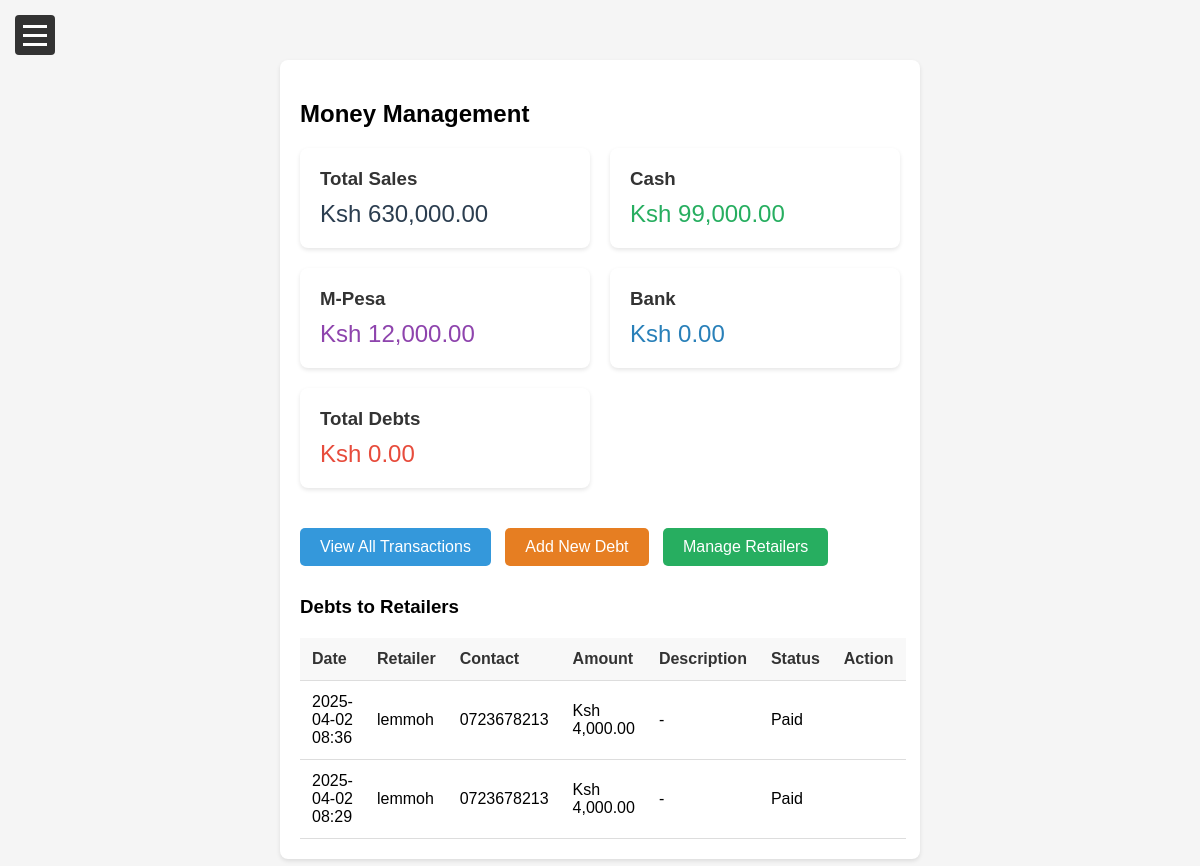
Before: /money.php with the older database file.
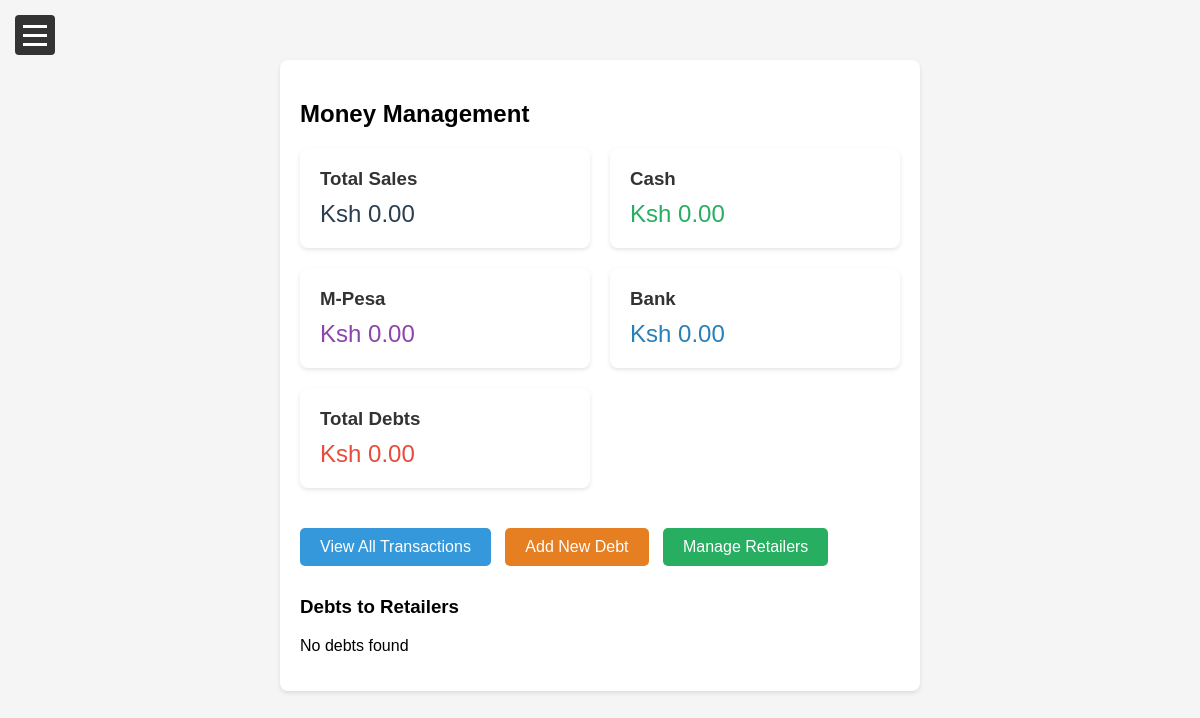
After: the same page with the newer database file.
### tables this page shows
CREATE TABLE `debts` (
  `id` int(11) NOT NULL,
  `retailer_id` int(11) NOT NULL,
  `sale_id` int(11) DEFAULT NULL,
  `amount` decimal(10,2) NOT NULL,
  `paid_amount` decimal(10,2) DEFAULT NULL,
  `payment_method` varchar(50) DEFAULT NULL,
  `paid_date` timestamp NULL DEFAULT NULL,
  `payment_status` enum('pending','paid') DEFAULT 'pending',
  `description` text DEFAULT NULL,
  `created_at` timestamp NOT NULL DEFAULT current_timestamp()
);

CREATE TABLE `retailers` (
  `id` int(11) NOT NULL,
  `retailer_name` varchar(255) NOT NULL,
  `phone` varchar(15) DEFAULT NULL,
  `email` varchar(255) DEFAULT NULL,
  `address` text DEFAULT NULL,
  `created_at` timestamp NOT NULL DEFAULT current_timestamp()
);

### money.php (the view, shortened to what the changed rows need)
<?php
require_once 'db_config.php';
$total_sales = 0;
$total_cash = 0;
$total_mpesa = 0;
try {
    $sql = "SELECT
            SUM(amount) as total_sales,
            SUM(CASE WHEN payment_method = 'cash' THEN amount ELSE 0 END) as cash_total,
            SUM(CASE WHEN payment_method = 'mpesa' THEN amount ELSE 0 END) as mpesa_total,
            SUM(CASE WHEN payment_method = 'bank' THEN amount ELSE 0 END) as bank_total
            FROM sales";
    $stmt = $conn->query($sql);
    $result = $stmt->fetch(PDO::FETCH_ASSOC);
    $total_sales = $result['total_sales'] ?? 0;
    $total_cash = $result['cash_total'] ?? 0;
    $total_mpesa = $result['mpesa_total'] ?? 0;
} catch(PDOException $e) {
    $error = "Error: " . $e->getMessage();
}
?>
<!DOCTYPE html>
<html lang="en">
<head>
    <link rel="stylesheet" href="styles.css">
</head>
<body>
    <div class="main-content">
        <div class="container">
            <h2>Money Management</h2>
            <div class="summary-cards" style="display: grid; grid-template-columns: repeat(auto-fit, minmax(200px, 1fr)); gap: 20px; margin-bottom: 30px;">
                <div class="card" style="background: #fff; padding: 20px; border-radius: 8px; box-shadow: 0 2px 4px rgba(0,0,0,0.1);">
                    <h3 style="margin: 0 0 10px 0; color: #333;">Total Sales</h3>
                    <p style="font-size: 24px; margin: 0; color: #2c3e50;">Ksh <?php echo number_format($total_sales, 2); ?></p>
                </div>
                <div class="card" style="background: #fff; padding: 20px; border-radius: 8px; box-shadow: 0 2px 4px rgba(0,0,0,0.1);">
                    <h3 style="margin: 0 0 10px 0; color: #333;">Cash</h3>
                    <p style="font-size: 24px; margin: 0; color: #27ae60;">Ksh <?php echo number_format($total_cash, 2); ?></p>
                </div>
                <div class="card" style="background: #fff; padding: 20px; border-radius: 8px; box-shadow: 0 2px 4px rgba(0,0,0,0.1);">
                    <h3 style="margin: 0 0 10px 0; color: #333;">M-Pesa</h3>
                    <p style="font-size: 24px; margin: 0; color: #8e44ad;">Ksh <?php echo number_format($total_mpesa, 2); ?></p>
                </div>
                <div class="card" style="background: #fff; padding: 20px; border-radius: 8px; box-shadow: 0 2px 4px rgba(0,0,0,0.1);">
                </div>
                <div class="card" style="background: #fff; padding: 20px; border-radius: 8px; box-shadow: 0 2px 4px rgba(0,0,0,0.1);">
                </div>
            </div>
            <div class="button-group">
                <a href="transactions.php" class="action-button">View All Transactions</a>
                <a href="add_debt.php" class="action-button add-debt-button">Add New Debt</a>
                <a href="retailers.php" class="action-button add-retailer-button">Manage Retailers</a>
            </div>
            <h3>Debts to Retailers</h3>
            <?php
            try {
                $sql = "SELECT d.*, r.retailer_name, r.phone
                        FROM debts d
                        JOIN retailers r ON d.retailer_id = r.id
                        ORDER BY d.created_at DESC";
                $stmt = $conn->query($sql);
                if ($stmt->rowCount() > 0) {
                    echo "<table>
                            <tr>
                                <th>Date</th>
                                <th>Retailer</th>
                                <th>Contact</th>
                                <th>Amount</th>
                                <th>Description</th>
                                <th>Status</th>
                                <th>Action</th>
                            </tr>";
                    while($row = $stmt->fetch(PDO::FETCH_ASSOC)) {
                        echo "<tr>
                                <td>" . date('Y-m-d H:i', strtotime($row['created_at'])) . "</td>
                                <td>" . htmlspecialchars($row['retailer_name']) . "</td>
                                <td>" . htmlspecialchars($row['phone'] ?: '-') . "</td>
                                <td>Ksh " . number_format($row['amount'], 2) . "</td>
                                <td class='description-cell'>" .
                                    (empty($row['description']) ? '-' : htmlspecialchars($row['description'])) .
                                "</td>
                                <td>" . ucfirst($row['payment_status']) . "</td>
                                <td>";
                        echo "</td></tr>";
                    }
                    echo "</table>";
                } else {
                    echo "<p>No debts found</p>";
                }
            } catch(PDOException $e) {
                echo '<div class="feedback error">Error: ' . htmlspecialchars($e->getMessage()) . '</div>';
            }
            ?>
        </div>
    </div>
</body>
</html>

Changed rows visible on the page:
removed debts: created_at "2025-04-02 08:36", retailer.retailer_name "lemmoh", retailer.phone "0723678213", amount "4,000.00", payment_status "Paid"
removed debts: created_at "2025-04-02 08:29", retailer.retailer_name "lemmoh", retailer.phone "0723678213", amount "4,000.00", payment_status "Paid"
Other visible differences:
$total_sales: "630,000.00" → "0.00"
$total_cash: "99,000.00" → "0.00"
$total_mpesa: "12,000.00" → "0.00"
text no longer shown: "Date Retailer Contact Amount Description Status Action"
text now shown: "No debts found"
